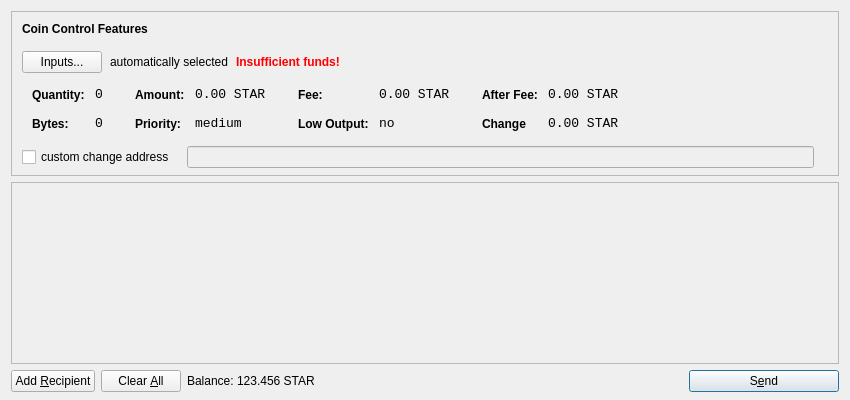
<?xml version="1.0" encoding="UTF-8"?>
<ui version="4.0">
 <class>SendCoinsDialog</class>
 <widget class="QDialog" name="SendCoinsDialog">
  <property name="geometry">
   <rect>
    <x>0</x>
    <y>0</y>
    <width>850</width>
    <height>400</height>
   </rect>
  </property>
  <property name="windowTitle">
   <string>Send Coins</string>
  </property>
  <layout class="QVBoxLayout" name="verticalLayout" stretch="0,1,0">
   <property name="bottomMargin">
    <number>8</number>
   </property>
   <item>
    <widget class="QFrame" name="frameCoinControl">
     <property name="sizePolicy">
      <sizepolicy hsizetype="Expanding" vsizetype="Expanding">
       <horstretch>0</horstretch>
       <verstretch>0</verstretch>
      </sizepolicy>
     </property>
     <property name="maximumSize">
      <size>
       <width>16777215</width>
       <height>16777215</height>
      </size>
     </property>
     <property name="frameShape">
      <enum>QFrame::StyledPanel</enum>
     </property>
     <property name="frameShadow">
      <enum>QFrame::Sunken</enum>
     </property>
     <layout class="QVBoxLayout" name="verticalLayoutCoinControl2">
      <property name="spacing">
       <number>-1</number>
      </property>
      <property name="leftMargin">
       <number>0</number>
      </property>
      <property name="topMargin">
       <number>0</number>
      </property>
      <property name="rightMargin">
       <number>0</number>
      </property>
      <property name="bottomMargin">
       <number>6</number>
      </property>
      <item>
       <layout class="QVBoxLayout" name="verticalLayoutCoinControl" stretch="0,0,0,0,1">
        <property name="spacing">
         <number>0</number>
        </property>
        <property name="leftMargin">
         <number>10</number>
        </property>
        <property name="topMargin">
         <number>10</number>
        </property>
        <item>
         <layout class="QHBoxLayout" name="horizontalLayoutCoinControl1">
          <property name="bottomMargin">
           <number>15</number>
          </property>
          <item>
           <widget class="QLabel" name="labelCoinControlFeatures">
            <property name="sizePolicy">
             <sizepolicy hsizetype="Preferred" vsizetype="Maximum">
              <horstretch>0</horstretch>
              <verstretch>0</verstretch>
             </sizepolicy>
            </property>
            <property name="font">
             <font>
              <weight>75</weight>
              <bold>true</bold>
             </font>
            </property>
            <property name="styleSheet">
             <string notr="true">font-weight:bold;</string>
            </property>
            <property name="text">
             <string>Coin Control Features</string>
            </property>
           </widget>
          </item>
         </layout>
        </item>
        <item>
         <layout class="QHBoxLayout" name="horizontalLayoutCoinControl2" stretch="0,0,0,0">
          <property name="spacing">
           <number>8</number>
          </property>
          <property name="bottomMargin">
           <number>10</number>
          </property>
          <item>
           <widget class="QPushButton" name="pushButtonCoinControl">
            <property name="styleSheet">
             <string notr="true"/>
            </property>
            <property name="text">
             <string>Inputs...</string>
            </property>
           </widget>
          </item>
          <item>
           <widget class="QLabel" name="labelCoinControlAutomaticallySelected">
            <property name="text">
             <string>automatically selected</string>
            </property>
            <property name="margin">
             <number>5</number>
            </property>
           </widget>
          </item>
          <item>
           <widget class="QLabel" name="labelCoinControlInsuffFunds">
            <property name="font">
             <font>
              <weight>75</weight>
              <bold>true</bold>
             </font>
            </property>
            <property name="styleSheet">
             <string notr="true">color:red;font-weight:bold;</string>
            </property>
            <property name="text">
             <string>Insufficient funds!</string>
            </property>
            <property name="margin">
             <number>5</number>
            </property>
           </widget>
          </item>
          <item>
           <spacer name="horizontalSpacerCoinControl">
            <property name="orientation">
             <enum>Qt::Horizontal</enum>
            </property>
            <property name="sizeHint" stdset="0">
             <size>
              <width>40</width>
              <height>1</height>
             </size>
            </property>
           </spacer>
          </item>
         </layout>
        </item>
        <item>
         <widget class="QWidget" name="widgetCoinControl" native="true">
          <property name="sizePolicy">
           <sizepolicy hsizetype="Preferred" vsizetype="Preferred">
            <horstretch>0</horstretch>
            <verstretch>0</verstretch>
           </sizepolicy>
          </property>
          <property name="minimumSize">
           <size>
            <width>0</width>
            <height>0</height>
           </size>
          </property>
          <property name="styleSheet">
           <string notr="true"/>
          </property>
          <layout class="QHBoxLayout" name="horizontalLayoutCoinControl5">
           <property name="margin">
            <number>0</number>
           </property>
           <item>
            <layout class="QHBoxLayout" name="horizontalLayoutCoinControl3" stretch="0,0,0,1">
             <property name="spacing">
              <number>20</number>
             </property>
             <property name="topMargin">
              <number>0</number>
             </property>
             <property name="bottomMargin">
              <number>10</number>
             </property>
             <item>
              <layout class="QFormLayout" name="formLayoutCoinControl1">
               <property name="horizontalSpacing">
                <number>10</number>
               </property>
               <property name="verticalSpacing">
                <number>14</number>
               </property>
               <property name="leftMargin">
                <number>10</number>
               </property>
               <property name="topMargin">
                <number>4</number>
               </property>
               <property name="rightMargin">
                <number>6</number>
               </property>
               <item row="0" column="0">
                <widget class="QLabel" name="labelCoinControlQuantityText">
                 <property name="styleSheet">
                  <string notr="true">font-weight:bold;</string>
                 </property>
                 <property name="text">
                  <string>Quantity:</string>
                 </property>
                 <property name="margin">
                  <number>0</number>
                 </property>
                </widget>
               </item>
               <item row="0" column="1">
                <widget class="QLabel" name="labelCoinControlQuantity">
                 <property name="font">
                  <font>
                   <family>Monospace</family>
                   <pointsize>10</pointsize>
                  </font>
                 </property>
                 <property name="cursor">
                  <cursorShape>IBeamCursor</cursorShape>
                 </property>
                 <property name="contextMenuPolicy">
                  <enum>Qt::ActionsContextMenu</enum>
                 </property>
                 <property name="text">
                  <string>0</string>
                 </property>
                 <property name="margin">
                  <number>0</number>
                 </property>
                 <property name="textInteractionFlags">
                  <set>Qt::LinksAccessibleByMouse|Qt::TextSelectableByKeyboard|Qt::TextSelectableByMouse</set>
                 </property>
                </widget>
               </item>
               <item row="1" column="0">
                <widget class="QLabel" name="labelCoinControlBytesText">
                 <property name="styleSheet">
                  <string notr="true">font-weight:bold;</string>
                 </property>
                 <property name="text">
                  <string>Bytes:</string>
                 </property>
                </widget>
               </item>
               <item row="1" column="1">
                <widget class="QLabel" name="labelCoinControlBytes">
                 <property name="font">
                  <font>
                   <family>Monospace</family>
                   <pointsize>10</pointsize>
                  </font>
                 </property>
                 <property name="cursor">
                  <cursorShape>IBeamCursor</cursorShape>
                 </property>
                 <property name="contextMenuPolicy">
                  <enum>Qt::ActionsContextMenu</enum>
                 </property>
                 <property name="text">
                  <string>0</string>
                 </property>
                 <property name="textInteractionFlags">
                  <set>Qt::LinksAccessibleByMouse|Qt::TextSelectableByKeyboard|Qt::TextSelectableByMouse</set>
                 </property>
                </widget>
               </item>
              </layout>
             </item>
             <item>
              <layout class="QFormLayout" name="formLayoutCoinControl2">
               <property name="horizontalSpacing">
                <number>10</number>
               </property>
               <property name="verticalSpacing">
                <number>14</number>
               </property>
               <property name="leftMargin">
                <number>6</number>
               </property>
               <property name="topMargin">
                <number>4</number>
               </property>
               <property name="rightMargin">
                <number>6</number>
               </property>
               <item row="0" column="0">
                <widget class="QLabel" name="labelCoinControlAmountText">
                 <property name="styleSheet">
                  <string notr="true">font-weight:bold;</string>
                 </property>
                 <property name="text">
                  <string>Amount:</string>
                 </property>
                 <property name="margin">
                  <number>0</number>
                 </property>
                </widget>
               </item>
               <item row="0" column="1">
                <widget class="QLabel" name="labelCoinControlAmount">
                 <property name="font">
                  <font>
                   <family>Monospace</family>
                   <pointsize>10</pointsize>
                  </font>
                 </property>
                 <property name="cursor">
                  <cursorShape>IBeamCursor</cursorShape>
                 </property>
                 <property name="contextMenuPolicy">
                  <enum>Qt::ActionsContextMenu</enum>
                 </property>
                 <property name="text">
                  <string>0.00 STAR</string>
                 </property>
                 <property name="textInteractionFlags">
                  <set>Qt::LinksAccessibleByMouse|Qt::TextSelectableByKeyboard|Qt::TextSelectableByMouse</set>
                 </property>
                </widget>
               </item>
               <item row="1" column="0">
                <widget class="QLabel" name="labelCoinControlPriorityText">
                 <property name="styleSheet">
                  <string notr="true">font-weight:bold;</string>
                 </property>
                 <property name="text">
                  <string>Priority:</string>
                 </property>
                </widget>
               </item>
               <item row="1" column="1">
                <widget class="QLabel" name="labelCoinControlPriority">
                 <property name="font">
                  <font>
                   <family>Monospace</family>
                   <pointsize>10</pointsize>
                  </font>
                 </property>
                 <property name="cursor">
                  <cursorShape>IBeamCursor</cursorShape>
                 </property>
                 <property name="contextMenuPolicy">
                  <enum>Qt::ActionsContextMenu</enum>
                 </property>
                 <property name="text">
                  <string>medium</string>
                 </property>
                 <property name="textInteractionFlags">
                  <set>Qt::LinksAccessibleByMouse|Qt::TextSelectableByKeyboard|Qt::TextSelectableByMouse</set>
                 </property>
                </widget>
               </item>
              </layout>
             </item>
             <item>
              <layout class="QFormLayout" name="formLayoutCoinControl3">
               <property name="horizontalSpacing">
                <number>10</number>
               </property>
               <property name="verticalSpacing">
                <number>14</number>
               </property>
               <property name="leftMargin">
                <number>6</number>
               </property>
               <property name="topMargin">
                <number>4</number>
               </property>
               <property name="rightMargin">
                <number>6</number>
               </property>
               <item row="0" column="0">
                <widget class="QLabel" name="labelCoinControlFeeText">
                 <property name="styleSheet">
                  <string notr="true">font-weight:bold;</string>
                 </property>
                 <property name="text">
                  <string>Fee:</string>
                 </property>
                 <property name="margin">
                  <number>0</number>
                 </property>
                </widget>
               </item>
               <item row="0" column="1">
                <widget class="QLabel" name="labelCoinControlFee">
                 <property name="font">
                  <font>
                   <family>Monospace</family>
                   <pointsize>10</pointsize>
                  </font>
                 </property>
                 <property name="cursor">
                  <cursorShape>IBeamCursor</cursorShape>
                 </property>
                 <property name="contextMenuPolicy">
                  <enum>Qt::ActionsContextMenu</enum>
                 </property>
                 <property name="text">
                  <string>0.00 STAR</string>
                 </property>
                 <property name="textInteractionFlags">
                  <set>Qt::LinksAccessibleByMouse|Qt::TextSelectableByKeyboard|Qt::TextSelectableByMouse</set>
                 </property>
                </widget>
               </item>
               <item row="1" column="0">
                <widget class="QLabel" name="labelCoinControlLowOutputText">
                 <property name="styleSheet">
                  <string notr="true">font-weight:bold;</string>
                 </property>
                 <property name="text">
                  <string>Low Output:</string>
                 </property>
                </widget>
               </item>
               <item row="1" column="1">
                <widget class="QLabel" name="labelCoinControlLowOutput">
                 <property name="font">
                  <font>
                   <family>Monospace</family>
                   <pointsize>10</pointsize>
                  </font>
                 </property>
                 <property name="cursor">
                  <cursorShape>IBeamCursor</cursorShape>
                 </property>
                 <property name="contextMenuPolicy">
                  <enum>Qt::ActionsContextMenu</enum>
                 </property>
                 <property name="text">
                  <string>no</string>
                 </property>
                 <property name="textInteractionFlags">
                  <set>Qt::LinksAccessibleByMouse|Qt::TextSelectableByKeyboard|Qt::TextSelectableByMouse</set>
                 </property>
                </widget>
               </item>
              </layout>
             </item>
             <item>
              <layout class="QFormLayout" name="formLayoutCoinControl4">
               <property name="horizontalSpacing">
                <number>10</number>
               </property>
               <property name="verticalSpacing">
                <number>14</number>
               </property>
               <property name="leftMargin">
                <number>6</number>
               </property>
               <property name="topMargin">
                <number>4</number>
               </property>
               <property name="rightMargin">
                <number>6</number>
               </property>
               <item row="0" column="0">
                <widget class="QLabel" name="labelCoinControlAfterFeeText">
                 <property name="styleSheet">
                  <string notr="true">font-weight:bold;</string>
                 </property>
                 <property name="text">
                  <string>After Fee:</string>
                 </property>
                 <property name="margin">
                  <number>0</number>
                 </property>
                </widget>
               </item>
               <item row="0" column="1">
                <widget class="QLabel" name="labelCoinControlAfterFee">
                 <property name="font">
                  <font>
                   <family>Monospace</family>
                   <pointsize>10</pointsize>
                  </font>
                 </property>
                 <property name="cursor">
                  <cursorShape>IBeamCursor</cursorShape>
                 </property>
                 <property name="contextMenuPolicy">
                  <enum>Qt::ActionsContextMenu</enum>
                 </property>
                 <property name="text">
                  <string>0.00 STAR</string>
                 </property>
                 <property name="textInteractionFlags">
                  <set>Qt::LinksAccessibleByMouse|Qt::TextSelectableByKeyboard|Qt::TextSelectableByMouse</set>
                 </property>
                </widget>
               </item>
               <item row="1" column="0">
                <widget class="QLabel" name="labelCoinControlChangeText">
                 <property name="styleSheet">
                  <string notr="true">font-weight:bold;</string>
                 </property>
                 <property name="text">
                  <string>Change</string>
                 </property>
                </widget>
               </item>
               <item row="1" column="1">
                <widget class="QLabel" name="labelCoinControlChange">
                 <property name="font">
                  <font>
                   <family>Monospace</family>
                   <pointsize>10</pointsize>
                  </font>
                 </property>
                 <property name="cursor">
                  <cursorShape>IBeamCursor</cursorShape>
                 </property>
                 <property name="contextMenuPolicy">
                  <enum>Qt::ActionsContextMenu</enum>
                 </property>
                 <property name="text">
                  <string>0.00 STAR</string>
                 </property>
                 <property name="textInteractionFlags">
                  <set>Qt::LinksAccessibleByMouse|Qt::TextSelectableByKeyboard|Qt::TextSelectableByMouse</set>
                 </property>
                </widget>
               </item>
              </layout>
             </item>
            </layout>
           </item>
          </layout>
         </widget>
        </item>
        <item>
         <layout class="QHBoxLayout" name="horizontalLayoutCoinControl4" stretch="0,0,0">
          <property name="spacing">
           <number>12</number>
          </property>
          <property name="sizeConstraint">
           <enum>QLayout::SetDefaultConstraint</enum>
          </property>
          <property name="topMargin">
           <number>5</number>
          </property>
          <property name="rightMargin">
           <number>5</number>
          </property>
          <item>
           <widget class="QCheckBox" name="checkBoxCoinControlChange">
            <property name="text">
             <string>custom change address</string>
            </property>
           </widget>
          </item>
          <item>
           <widget class="QLineEdit" name="lineEditCoinControlChange">
            <property name="enabled">
             <bool>false</bool>
            </property>
            <property name="sizePolicy">
             <sizepolicy hsizetype="Expanding" vsizetype="Fixed">
              <horstretch>0</horstretch>
              <verstretch>0</verstretch>
             </sizepolicy>
            </property>
           </widget>
          </item>
          <item>
           <widget class="QLabel" name="labelCoinControlChangeLabel">
            <property name="sizePolicy">
             <sizepolicy hsizetype="Preferred" vsizetype="Expanding">
              <horstretch>0</horstretch>
              <verstretch>0</verstretch>
             </sizepolicy>
            </property>
            <property name="minimumSize">
             <size>
              <width>0</width>
              <height>0</height>
             </size>
            </property>
            <property name="text">
             <string/>
            </property>
            <property name="margin">
             <number>3</number>
            </property>
           </widget>
          </item>
         </layout>
        </item>
        <item>
         <spacer name="verticalSpacerCoinControl">
          <property name="orientation">
           <enum>Qt::Vertical</enum>
          </property>
          <property name="sizeHint" stdset="0">
           <size>
            <width>800</width>
            <height>1</height>
           </size>
          </property>
         </spacer>
        </item>
       </layout>
      </item>
     </layout>
    </widget>
   </item>
   <item>
    <widget class="QScrollArea" name="scrollArea">
     <property name="widgetResizable">
      <bool>true</bool>
     </property>
     <widget class="QWidget" name="scrollAreaWidgetContents">
      <property name="geometry">
       <rect>
        <x>0</x>
        <y>0</y>
        <width>830</width>
        <height>165</height>
       </rect>
      </property>
      <layout class="QVBoxLayout" name="verticalLayout_2">
       <property name="margin">
        <number>0</number>
       </property>
       <item>
        <layout class="QVBoxLayout" name="entries">
         <property name="spacing">
          <number>6</number>
         </property>
        </layout>
       </item>
       <item>
        <spacer name="verticalSpacer">
         <property name="orientation">
          <enum>Qt::Vertical</enum>
         </property>
         <property name="sizeHint" stdset="0">
          <size>
           <width>20</width>
           <height>40</height>
          </size>
         </property>
        </spacer>
       </item>
      </layout>
     </widget>
    </widget>
   </item>
   <item>
    <layout class="QHBoxLayout" name="horizontalLayout">
     <item>
      <widget class="QPushButton" name="addButton">
       <property name="toolTip">
        <string>Send to multiple recipients at once</string>
       </property>
       <property name="text">
        <string>Add &amp;Recipient</string>
       </property>
       <property name="icon">
        <iconset resource="../bitcoin.qrc">
         <normaloff>:/icons/add</normaloff>:/icons/add</iconset>
       </property>
       <property name="autoDefault">
        <bool>false</bool>
       </property>
      </widget>
     </item>
     <item>
      <widget class="QPushButton" name="clearButton">
       <property name="sizePolicy">
        <sizepolicy hsizetype="Minimum" vsizetype="Fixed">
         <horstretch>0</horstretch>
         <verstretch>0</verstretch>
        </sizepolicy>
       </property>
       <property name="toolTip">
        <string>Remove all transaction fields</string>
       </property>
       <property name="text">
        <string>Clear &amp;All</string>
       </property>
       <property name="icon">
        <iconset resource="../bitcoin.qrc">
         <normaloff>:/icons/remove</normaloff>:/icons/remove</iconset>
       </property>
       <property name="autoRepeatDelay">
        <number>300</number>
       </property>
       <property name="autoDefault">
        <bool>false</bool>
       </property>
      </widget>
     </item>
     <item>
      <layout class="QHBoxLayout" name="horizontalLayout_2">
       <property name="spacing">
        <number>3</number>
       </property>
       <item>
        <widget class="QLabel" name="label">
         <property name="sizePolicy">
          <sizepolicy hsizetype="Preferred" vsizetype="Fixed">
           <horstretch>0</horstretch>
           <verstretch>0</verstretch>
          </sizepolicy>
         </property>
         <property name="text">
          <string>Balance:</string>
         </property>
        </widget>
       </item>
       <item>
        <widget class="QLabel" name="labelBalance">
         <property name="sizePolicy">
          <sizepolicy hsizetype="Preferred" vsizetype="Fixed">
           <horstretch>0</horstretch>
           <verstretch>0</verstretch>
          </sizepolicy>
         </property>
         <property name="cursor">
          <cursorShape>IBeamCursor</cursorShape>
         </property>
         <property name="text">
          <string>123.456 STAR</string>
         </property>
         <property name="textInteractionFlags">
          <set>Qt::LinksAccessibleByMouse|Qt::TextSelectableByKeyboard|Qt::TextSelectableByMouse</set>
         </property>
        </widget>
       </item>
      </layout>
     </item>
     <item>
      <spacer name="horizontalSpacer">
       <property name="orientation">
        <enum>Qt::Horizontal</enum>
       </property>
       <property name="sizeHint" stdset="0">
        <size>
         <width>40</width>
         <height>20</height>
        </size>
       </property>
      </spacer>
     </item>
     <item>
      <widget class="QPushButton" name="sendButton">
       <property name="minimumSize">
        <size>
         <width>150</width>
         <height>0</height>
        </size>
       </property>
       <property name="toolTip">
        <string>Confirm the send action</string>
       </property>
       <property name="text">
        <string>S&amp;end</string>
       </property>
       <property name="icon">
        <iconset resource="../bitcoin.qrc">
         <normaloff>:/icons/send</normaloff>:/icons/send</iconset>
       </property>
       <property name="default">
        <bool>true</bool>
       </property>
      </widget>
     </item>
    </layout>
   </item>
  </layout>
 </widget>
 <resources>
  <include location="../bitcoin.qrc"/>
 </resources>
 <connections/>
</ui>
